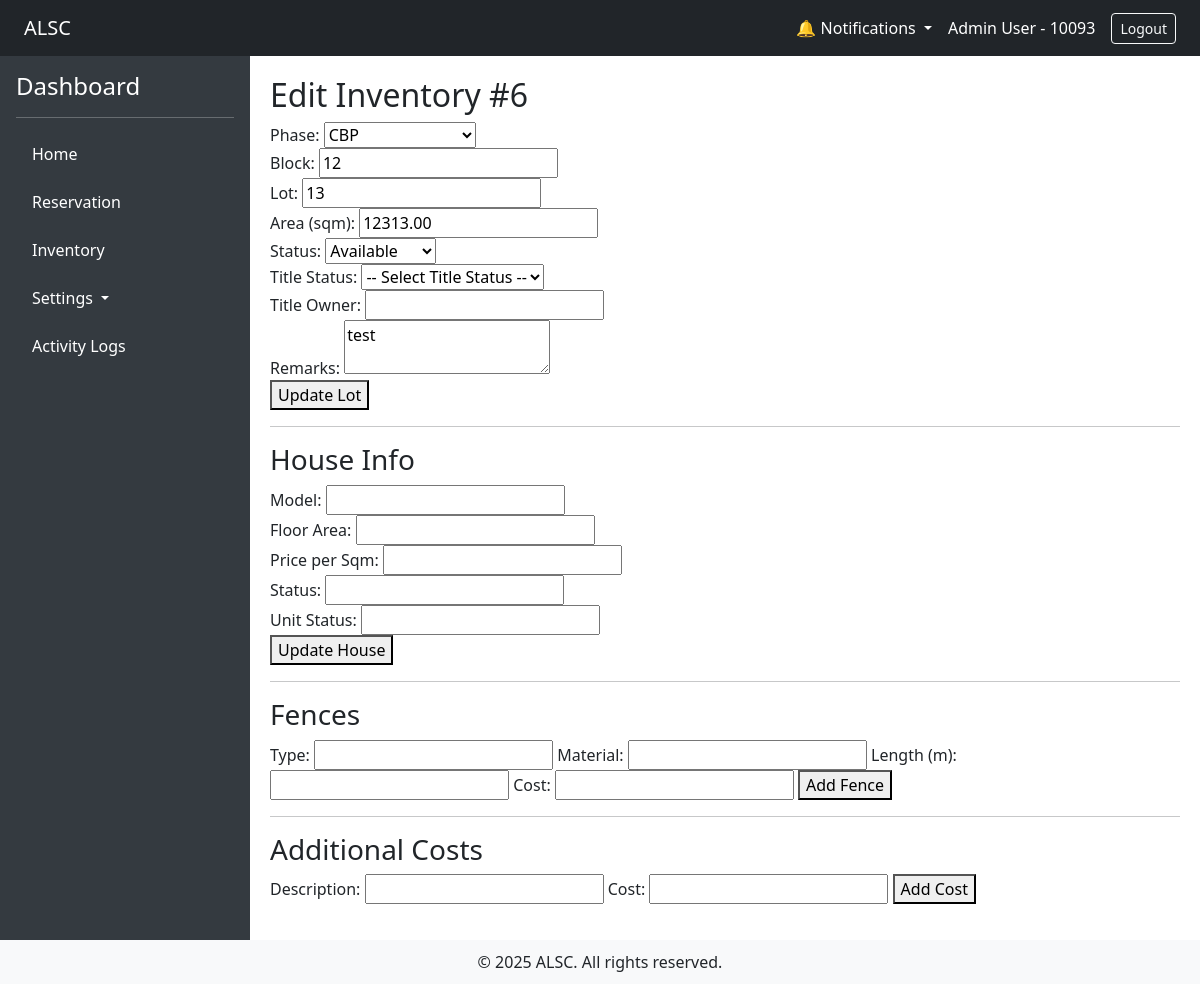
The app's page /?url=inventory/manage/6 (signed in), older data.
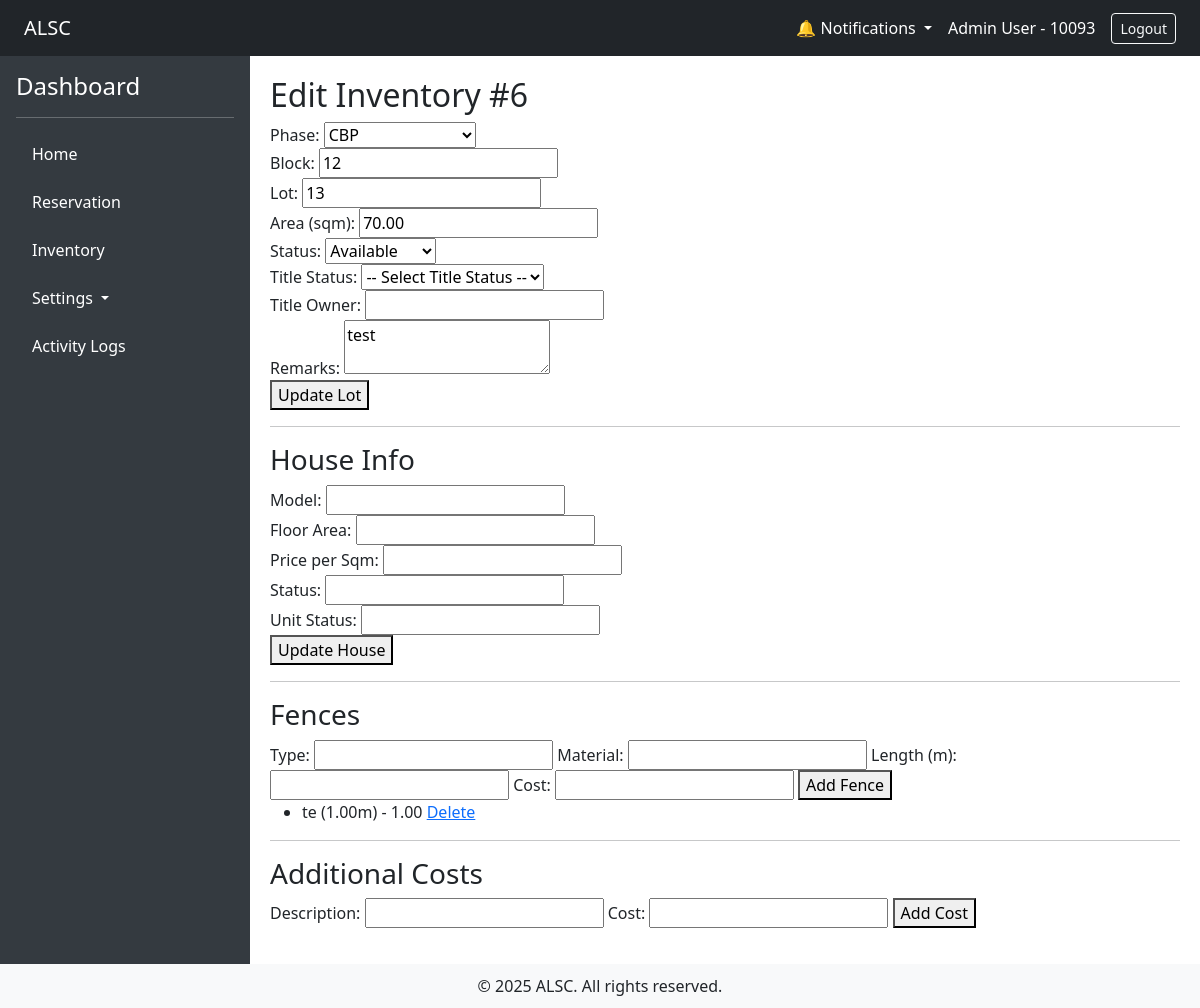
The same page, newer data.
### tables this page shows
CREATE TABLE `lots` (
  `id` int(11) NOT NULL,
  `site_id` smallint(6) DEFAULT NULL,
  `block` smallint(6) DEFAULT NULL,
  `lot` smallint(6) DEFAULT NULL,
  `lot_area` decimal(10,2) DEFAULT NULL,
  `price_per_sqm` decimal(10,2) DEFAULT NULL,
  `status` varchar(50) DEFAULT NULL,
  `remarks` text DEFAULT NULL,
  `title` varchar(255) DEFAULT NULL,
  `title_owner` varchar(255) DEFAULT NULL,
  `previous_owner` varchar(255) DEFAULT NULL,
  `created_at` timestamp NOT NULL DEFAULT current_timestamp()
);

CREATE TABLE `t_projects` (
  `c_code` smallint(6) NOT NULL,
  `c_project_code` smallint(6) NOT NULL,
  `c_name` text DEFAULT NULL,
  `c_acronym` text DEFAULT NULL,
  `c_address` text DEFAULT NULL,
  `c_province` text DEFAULT NULL,
  `c_status` smallint(6) DEFAULT NULL,
  `c_zip` smallint(6) DEFAULT NULL,
  `c_rate` double DEFAULT NULL,
  `c_reservation` double DEFAULT NULL
);

CREATE TABLE `fences` (
  `id` int(11) NOT NULL,
  `lot_id` int(11) NOT NULL,
  `fence_type` varchar(100) DEFAULT NULL,
  `material` varchar(100) DEFAULT NULL,
  `length` decimal(10,2) DEFAULT NULL,
  `cost` decimal(10,2) DEFAULT NULL,
  `remarks` text DEFAULT NULL
);

### app/controllers/inventory_controller.php (called while the page is built, shortened)
<?php
require_once __DIR__ . '/../models/Projects.php';
require_once __DIR__ . '/../models/Lot.php';
require_once __DIR__ . '/../models/House.php';
require_once __DIR__ . '/../models/Fence.php';
class Inventory extends Controller
{
    public function manage($id = null)
    {
        $lot = $id ? Lot::find($id) : null;
        $house = $lot ? House::findByLot($id) : null;
        $fences = $lot ? Fence::where('lot_id', $id) : [];
        $projects = Projects::all();
        return $this->view('inventory/manage', compact('lot', 'house', 'fences', 'costs','projects'));
    }
}

### app/core/App.php (called while the page is built, shortened)
<?php
class App
{
    protected $method = 'index';
    public function __construct()
    {
        $url = $this->parseUrl();
        if ($url) {
            if (file_exists(__DIR__ . '/../controllers/' . $url[0] . '_controller.php')) {
                unset($url[0]);
            }
        }
        $this->controller = new $this->controller;
        if (isset($url[1])) {
            if (method_exists($this->controller, $url[1])) {
                $this->method = $url[1];
                unset($url[1]);
            }else $this->method = "notfound";
        }
        $this->params = $url ? array_values($url) : [];
        call_user_func_array([$this->controller, $this->method], $this->params);
    }
    public function parseUrl()
    {
        if (isset($_GET['url'])) {
            return explode('/', filter_var(rtrim($_GET['url'], '/'), FILTER_SANITIZE_URL));
        }
    }
}

### index.php (called while the page is built, shortened)
<?php
require_once './app/init.php';
$app = new App;

### app/config/Connection.php (called while the page is built, shortened)
<?php
class Connection
{
    private static $instance;
    private $conn;
    public function __construct()
    {
        try {
            $dbh = "mysql:host=". DB_HOST .";dbname=". DB_NAME ;
            $this->conn = new PDO($dbh, DB_USER , DB_PASS);
            $this->conn->setAttribute(PDO::ATTR_ERRMODE, PDO::ERRMODE_EXCEPTION);
        } catch (PDOException $e) {
            echo "Connection failed: " . $e->getMessage();
        }
    }
    public static function getInstance()
    {
        if (!self::$instance) {
            self::$instance = new Connection();
        }
        return self::$instance;
    }
    public function getConnection()
    {
        return $this->conn;
    }
}

### app/models/Lot.php (called while the page is built, shortened)
<?php
require_once __DIR__ . '/../core/Model.php';
class Lot extends Model
{
    public static function find($id)
    {
        $instance = new static();
        $stmt = $instance->db->prepare("SELECT * FROM lots WHERE id = ?");
        $stmt->execute([$id]);
        return $stmt->fetch(PDO::FETCH_OBJ);
    }
}

### app/core/Model.php (called while the page is built, shortened)
<?php
class Model
{
    public function __construct()
    {
        $this->db = Connection::getInstance()->getConnection();
    }
}

### app/init.php (called while the page is built, shortened)
<?php
require_once 'config/Connection.php';
require_once 'core/App.php';
function url($path = '')
{
    $base = rtrim('/alsc_app', '/');
    $path = ltrim($path, '/');
    return $base . '/?url=' . $path;
}

### app/models/Projects.php (called while the page is built, shortened)
<?php
require_once __DIR__ . '/../core/Model.php';
class Projects extends Model
{
    public static function all()
    {
        $instance = new static();
        $stmt = $instance->db->prepare("SELECT * FROM {$instance->table}");
        $stmt->execute();
        return $stmt->fetchAll(\PDO::FETCH_OBJ);
    }
}

### app/models/House.php (called while the page is built, shortened)
<?php
require_once __DIR__ . '/../core/Model.php';
class House extends Model
{
    public static function findByLot($lot_id)
    {
        $instance = new static();
        $stmt = $instance->db->prepare("SELECT * FROM houses WHERE lot_id = ?");
        $stmt->execute([$lot_id]);
        return $stmt->fetch(PDO::FETCH_OBJ);
    }
}

### app/models/Fence.php (called while the page is built, shortened)
<?php
require_once __DIR__ . '/../core/Model.php';
class Fence extends Model
{
    public static function where($field, $value)
    {
        $instance = new static();
        $stmt = $instance->db->prepare("SELECT * FROM fences WHERE {$field} = ?");
        $stmt->execute([$value]);
        return $stmt->fetchAll(PDO::FETCH_OBJ);
    }
}

### app/views/inventory/manage.php (the view, shortened to what the changed rows need)
<h2><?= isset($lot) ? "Edit Inventory #{$lot->id}" : "Create New Lot Inventory" ?></h2>
<form method="POST" action="<?= url('inventory/save_lot') ?>">
    <label>Phase:</label>
    <select name="site_id" required>
        <?php foreach ($projects as $project): ?>
            <option value="<?= $project->c_code ?>"
                <?= ($lot->site_id ?? '') == $project->c_code ? 'selected' : '' ?>>
                <?= $project->c_acronym ?>
            </option>
        <?php endforeach; ?>
    </select>
    <br>
    <label>Block:</label>
    <input type="text" name="block" value="<?= $lot->block ?? '' ?>" required><br>
    <label>Lot:</label>
    <input type="text" name="lot" value="<?= $lot->lot ?? '' ?>" required><br>
    <label>Area (sqm):</label>
    <input type="text" name="lot_area" value="<?= $lot->lot_area ?? '' ?>" required><br>
    <label>Status:</label>
    <select name="status" required>
        <?php
        $statuses = ['Available', 'On Hold', 'Sold', 'Reservation'];
        foreach ($statuses as $status):
        ?>
            <option value="<?= $status ?>" <?= ($lot->status ?? '') == $status ? 'selected' : '' ?>>
                <?= $status ?>
            </option>
        <?php endforeach; ?>
    </select><br>
    <label>Title Status:</label>
    <select name="title">
        <option value="">-- Select Title Status --</option>
    </select><br>
    <label>Title Owner:</label>
    <input type="text" name="title_owner" value="<?= $lot->title_owner ?? '' ?>"><br>
    <label>Remarks:</label>
    <textarea name="remarks"><?= $lot->remarks ?? '' ?></textarea><br>
    <button type="submit"><?= isset($lot) ? 'Update Lot' : 'Create Lot' ?></button>
</form>
<hr>
<?php if (isset($lot)): ?>
<h3>House Info</h3>
<form method="POST" action="<?= url('inventory/save_house') ?>">
    <label>Model:</label>
    <input type="text" name="model" value="<?= $house->model ?? '' ?>"><br>
    <label>Floor Area:</label>
    <input type="text" name="floor_area" value="<?= $house->floor_area ?? '' ?>"><br>
    <label>Price per Sqm:</label>
    <input type="text" name="price_per_sqm" value="<?= $house->price_per_sqm ?? '' ?>"><br>
    <label>Status:</label>
    <input type="text" name="status" value="<?= $house->status ?? '' ?>"><br>
    <label>Unit Status:</label>
    <input type="text" name="unit_status" value="<?= $house->unit_status ?? '' ?>"><br>
    <button type="submit"><?= isset($house) ? 'Update House' : 'Add House' ?></button>
</form>
<hr>
<h3>Fences</h3>
<form method="POST" action="<?= url('inventory/add_fence') ?>">
    <label>Type:</label>
    <input type="text" name="fence_type" required>
    <label>Material:</label>
    <input type="text" name="material" required>
    <label>Length (m):</label>
    <input type="text" name="length" required>
    <label>Cost:</label>
    <input type="text" name="cost" required>
    <button type="submit">Add Fence</button>
</form>
<ul>
<?php foreach ($fences as $f): ?>
    <li><?= $f->fence_type ?> (<?= $f->length ?>m) - <?= $f->cost ?>
        <a href="<?= url('inventory/delete_fence/' . $f->id) ?>">Delete</a>
    </li>
<?php endforeach; ?>
</ul>
<hr>
<h3>Additional Costs</h3>
<form method="POST" action="<?= url('inventory/add_cost') ?>">
    <label>Description:</label>
    <input type="text" name="description" required>
    <label>Cost:</label>
    <input type="text" name="cost" required>
    <button type="submit">Add Cost</button>
</form>
<?php endif; ?>

Row changes from the older to the newer data that the page shows:
changed lots "Available": lot_area "12313.00" → "70.00"
added fences: fence_type "te", length "1.00", cost "1.00"
